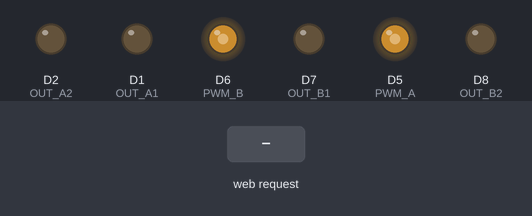
Recording of a sketch running on a simulated ESP8266 (NodeMCU). On the bench: output pins drawn as LEDs (lit = HIGH). Inputs (shaded band) come from the test bench. What the sketch prints to the serial monitor is not drawn.

Above: at 1.2 s.
1.3 s: HTTP request GET /forward received
At 2.1 s:
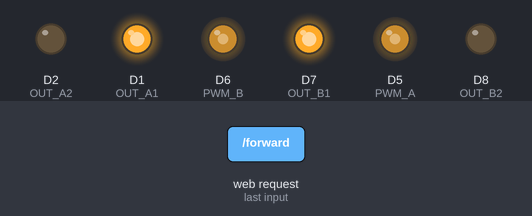
2.8 s: HTTP request GET /backward received
At 3.3 s:
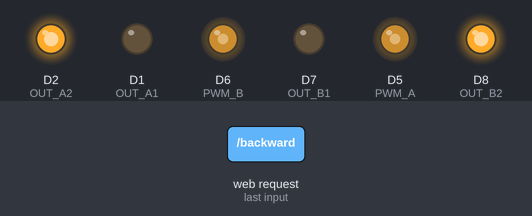
4.3 s: HTTP request GET /stop received
At 5.6 s:
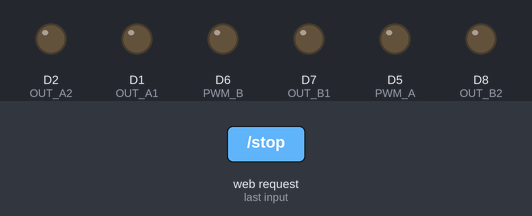
Timing chart, 0 to 7.3 s (numbered marks = the images above; inputs shaded):
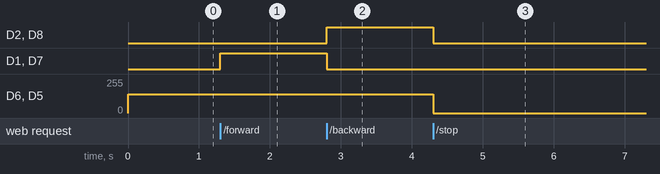

Measured:
- after the input at 1.3 s, D1 (OUT_A1), D7 (OUT_B1): LOW → HIGH at once
- after the input at 2.8 s, D2 (OUT_A2), D8 (OUT_B2): LOW → HIGH at once; D1 (OUT_A1), D7 (OUT_B1): HIGH → LOW at once
- after the input at 4.3 s, D2 (OUT_A2), D8 (OUT_B2): HIGH → LOW at once; D6 (PWM_B), D5 (PWM_A): 140/255 → 0/255 at once

The sketch:

esp.ino
```cpp
#include <ESP8266WiFi.h>
#include <ESP8266WebServer.h>
#include "helper.h"

#define PWM_POWER 140
#define PWM_FREQ 1000

#define PWM_A D5
#define PWM_B D6

#define OUT_A1 D1
#define OUT_A2 D2

#define OUT_B1 D7
#define OUT_B2 D8

const char* ssid = "RZD_PROJECT";
const char* password = "123456789";

ESP8266WebServer server(80);

typedef enum{
  WAIT,
  FORWARD,
  BACKWARD,
  STOP
} st_t;

st_t st = WAIT;

void handleRoot() {
  server.sendHeader("Content-Encoding", "gzip");
  server.send_P(200, "text/html", (const char*)html_gz, html_gz_len);
}

void handleNotFound() {
    server.send(404, "text/plain", "404: Страница не найдена");
}

void handleF(){
  st = FORWARD;
  server.send(200, "text/plain", "Forward");
}
void handleB(){
  st = BACKWARD;
  server.send(200, "text/plain", "Backward");

}
void handleStop(){
  st = STOP;
  server.send(200, "text/plain", "Stop");

}

void setup() {
  digitalWrite(OUT_A1, 0);
  digitalWrite(OUT_A2, 0);
  digitalWrite(OUT_B1, 0);
  digitalWrite(OUT_B2, 0);

  pinMode(OUT_A1, OUTPUT);
  pinMode(OUT_A2, OUTPUT);
  pinMode(OUT_B1, OUTPUT);
  pinMode(OUT_B2, OUTPUT);

  pinMode(PWM_A, OUTPUT);
  pinMode(PWM_B, OUTPUT);

  analogWriteFreq(PWM_FREQ);

  analogWrite(PWM_A, PWM_POWER);
  analogWrite(PWM_B, PWM_POWER);

  Serial.begin(115200);


  Serial.println();
  Serial.print("Настройка точки доступа...");

  WiFi.mode(WIFI_AP);
  WiFi.softAP(ssid, password);
  WiFi.softAPConfig(IPAddress(192, 168, 4, 1), IPAddress(192, 168, 4, 1), IPAddress(255, 255, 255, 0));

  IPAddress myIP = WiFi.softAPIP();
  Serial.print("Имя сети (SSID): ");
  Serial.println(ssid);
  Serial.print("IP-адрес веб-сервера: ");
  Serial.println(myIP);

    // Настраиваем сервер
  server.on("/", handleRoot);
  server.on("/forward", HTTP_GET, handleF);
  server.on("/backward", HTTP_GET, handleB);
  server.on("/stop", HTTP_GET, handleStop);
  server.onNotFound(handleNotFound);

  server.begin();
  Serial.println("HTTP server started");

}

void loop() {
  server.handleClient();

  switch(st){
    case WAIT:
      break;

    case STOP:
      analogWrite(PWM_A, 0);
      analogWrite(PWM_B, 0);

      digitalWrite(OUT_A1, 0);
      digitalWrite(OUT_A2, 0);
      digitalWrite(OUT_B1, 0);
      digitalWrite(OUT_B2, 0);

      st = WAIT;
      break;

    case FORWARD:
      analogWrite(PWM_A, PWM_POWER);
      analogWrite(PWM_B, PWM_POWER);

      digitalWrite(OUT_A1, 1);
      digitalWrite(OUT_A2, 0);
      digitalWrite(OUT_B1, 1);
      digitalWrite(OUT_B2, 0);

      st = WAIT;
      break;

    case BACKWARD:
      analogWrite(PWM_A, PWM_POWER);
      analogWrite(PWM_B, PWM_POWER);

      digitalWrite(OUT_A1, 0);
      digitalWrite(OUT_A2, 1);
      digitalWrite(OUT_B1, 0);
      digitalWrite(OUT_B2, 1);

      st = WAIT;
      break;
  }
}
```

Source omitted: helper.h (data table, 2137 bytes)
